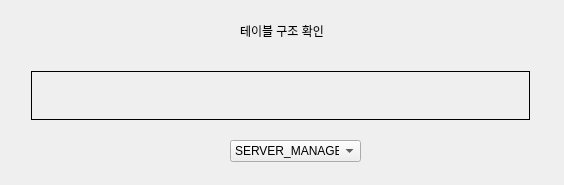
<?xml version="1.0" encoding="UTF-8"?>
<ui version="4.0">
 <class>Schema_check</class>
 <widget class="QWidget" name="Schema_check">
  <property name="geometry">
   <rect>
    <x>0</x>
    <y>0</y>
    <width>564</width>
    <height>185</height>
   </rect>
  </property>
  <property name="windowTitle">
   <string>Schema check</string>
  </property>
  <widget class="QWidget" name="verticalLayoutWidget">
   <property name="geometry">
    <rect>
     <x>20</x>
     <y>60</y>
     <width>521</width>
     <height>71</height>
    </rect>
   </property>
   <layout class="QVBoxLayout" name="verticalLayout">
    <item>
     <widget class="QLabel" name="schema">
      <property name="frameShape">
       <enum>QFrame::Panel</enum>
      </property>
      <property name="text">
       <string/>
      </property>
     </widget>
    </item>
   </layout>
  </widget>
  <widget class="QComboBox" name="comboBox">
   <property name="geometry">
    <rect>
     <x>230</x>
     <y>140</y>
     <width>131</width>
     <height>22</height>
    </rect>
   </property>
   <item>
    <property name="text">
     <string>SERVER_MANAGER</string>
    </property>
   </item>
   <item>
    <property name="text">
     <string>Game</string>
    </property>
   </item>
   <item>
    <property name="text">
     <string>GAME_SERVER</string>
    </property>
   </item>
   <item>
    <property name="text">
     <string>SERVER_COMPUTER</string>
    </property>
   </item>
   <item>
    <property name="text">
     <string>PLAYER</string>
    </property>
   </item>
   <item>
    <property name="text">
     <string>ERROR_DETECT</string>
    </property>
   </item>
   <item>
    <property name="text">
     <string>QnA</string>
    </property>
   </item>
  </widget>
  <widget class="QLabel" name="label_2">
   <property name="geometry">
    <rect>
     <x>240</x>
     <y>10</y>
     <width>111</width>
     <height>41</height>
    </rect>
   </property>
   <property name="text">
    <string>테이블 구조 확인</string>
   </property>
  </widget>
 </widget>
 <layoutdefault spacing="6" margin="11"/>
 <resources/>
 <connections/>
</ui>
